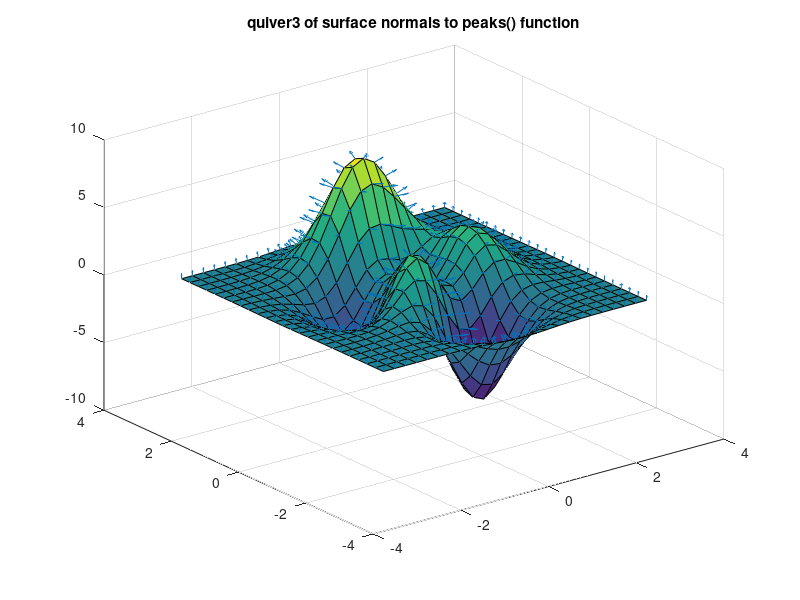

This chart was generated by the following MATLAB code:
clf;
 
 #colormap ("default");
 
 startx = 100;
 starty = 100;
 width = 1200;
 height = 800;
 figure(1, 'position',[startx,starty,width,height]);
 
 [x, y, z] = peaks (25);
 
 surf (x, y, z);
 hold on;
 [u, v, w] = surfnorm (x, y, z / 10);
 h = quiver3 (x, y, z, u, v, w);
 set (h, "maxheadsize", 0.2);
 hold off;
 %shading interp;
 title ("quiver3 of surface normals to peaks() function");
 
 rotate3d on
